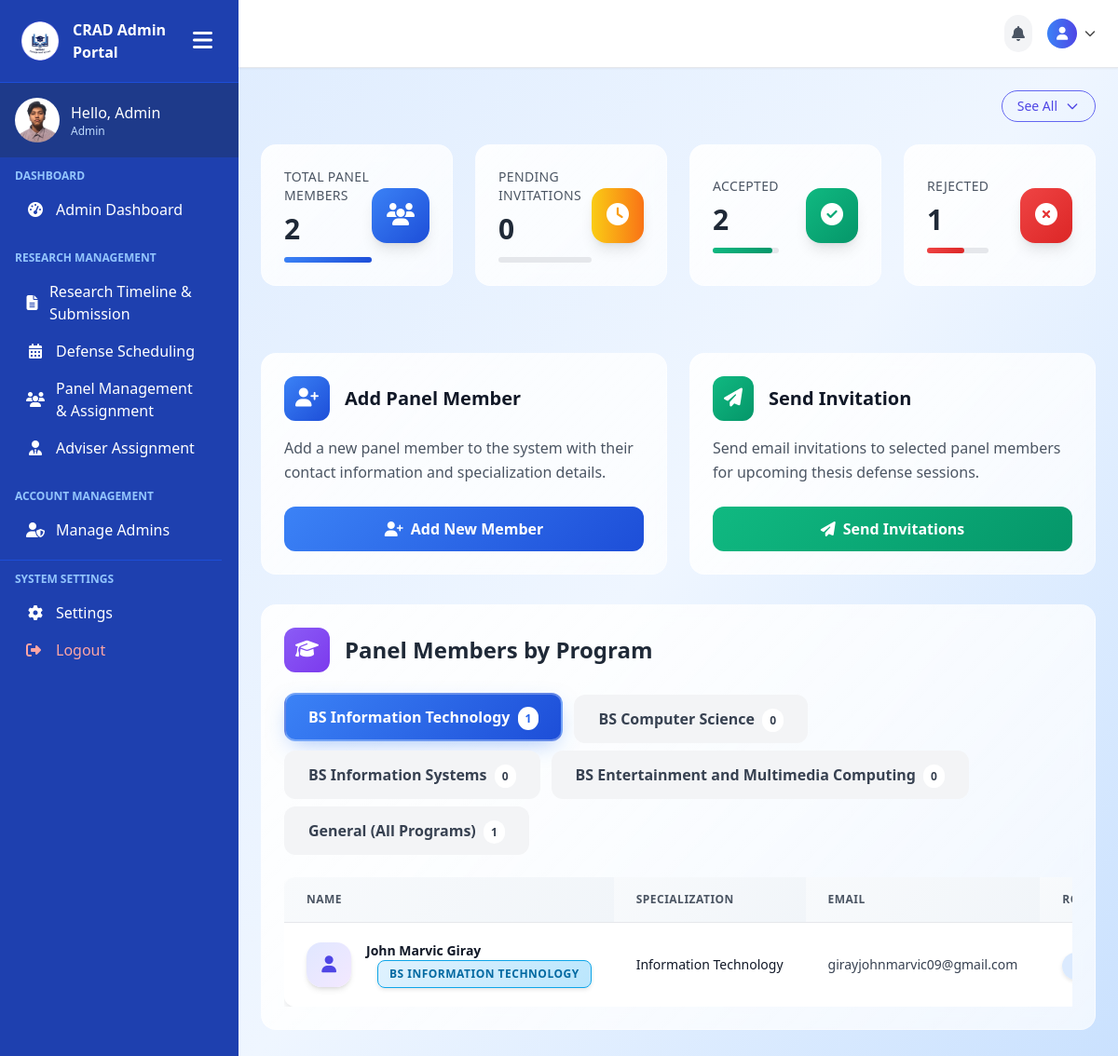
Page /admin-pages/panel-assignment.php (signed in) on the earlier database version.
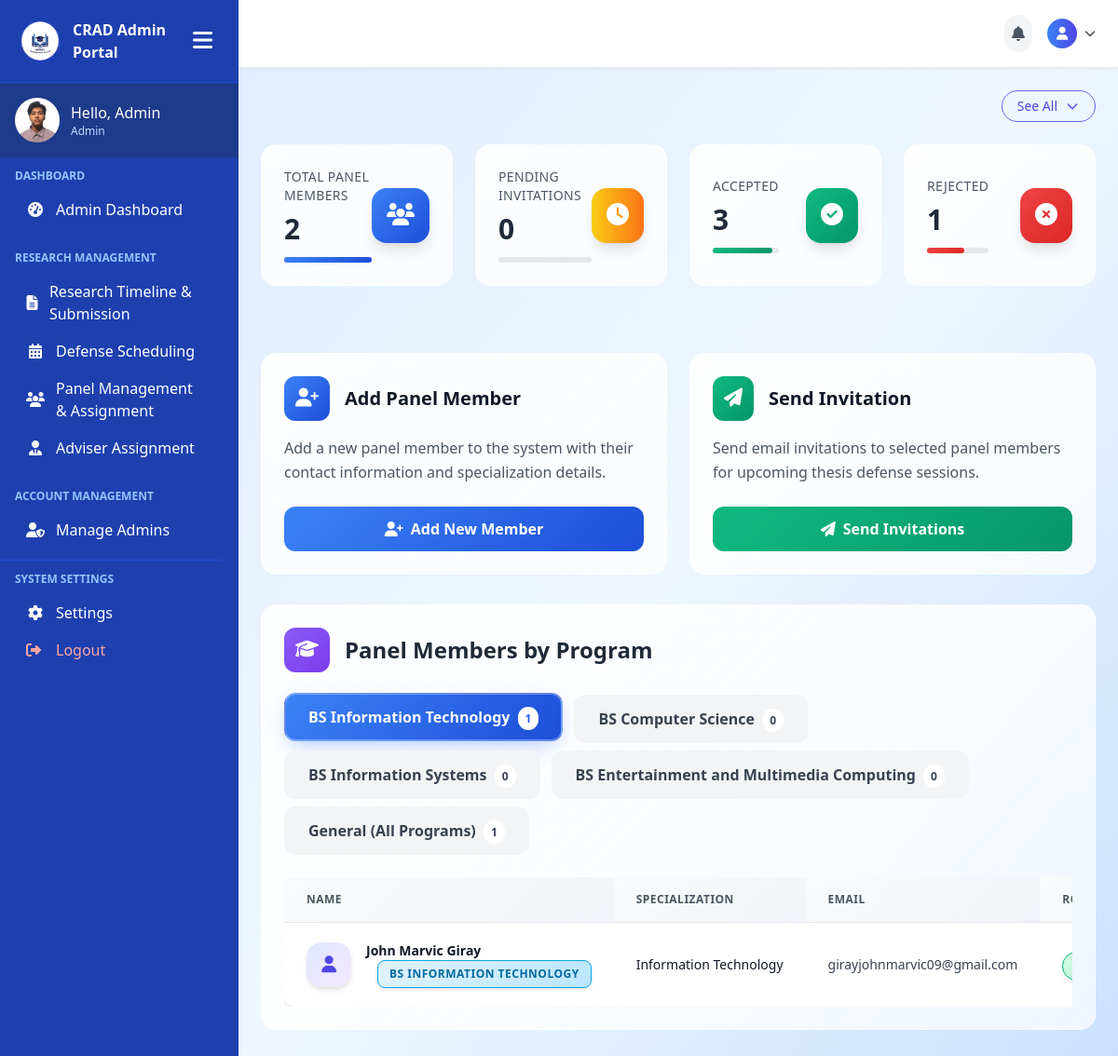
Same page on the later database version.
### admin-pages/panel-assignment.php (the view, shortened to what the changed rows need)
<?php
include('../includes/connection.php');
$programs = [
    'bsit' => 'BS Information Technology',
    'bscs' => 'BS Computer Science',
    'bsis' => 'BS Information Systems',
    'bsemc' => 'BS Entertainment and Multimedia Computing',
    'general' => 'General (All Programs)'
];
$panel_query = "SELECT * FROM panel_members ORDER BY program, last_name, first_name";
$panel_result = $conn->query($panel_query);
$panel_members_by_program = [];
while ($row = $panel_result->fetch_assoc()) {
    $program = $row['program'];
    if (!isset($panel_members_by_program[$program])) {
        $panel_members_by_program[$program] = [];
    }
    $panel_members_by_program[$program][] = $row;
}
$stats_query = "SELECT
    COUNT(*) as total_invitations,
    SUM(CASE WHEN status = 'pending' THEN 1 ELSE 0 END) as pending,
    SUM(CASE WHEN status = 'accepted' THEN 1 ELSE 0 END) as accepted,
    SUM(CASE WHEN status = 'rejected' THEN 1 ELSE 0 END) as rejected
    FROM panel_invitations";
$stats_result = $conn->query($stats_query);
$stats = $stats_result->fetch_assoc();
?>
<!DOCTYPE html>
<html lang="en">
<head>
    <script src="https://cdn.tailwindcss.com"></script>
    <link rel="stylesheet" href="https://cdn.jsdelivr.net/npm/flatpickr/dist/flatpickr.min.css">
    <link rel="stylesheet" href="https://cdnjs.cloudflare.com/ajax/libs/font-awesome/6.0.0/css/all.min.css">
</head>
<body class="bg-gradient-to-br from-blue-100 via-blue-50 to-blue-200 h-screen overflow-hidden">
    <div class="min-h-screen flex">
        <?php include('../includes/admin-sidebar.php'); ?>
        <main class="flex-1 overflow-y-auto p-6">
            <div class="mb-10">
            <div class="grid grid-cols-1 md:grid-cols-4 gap-6 mb-8 animate-slide-up">
                <div class="stats-card p-6 flex items-center justify-between card-hover">
                    <div>
                        <p class="text-gray-600 font-medium text-sm uppercase tracking-wide">Accepted</p>
                        <h3 class="text-3xl font-bold text-gray-800 mt-2"><?php echo $stats['accepted'] ?? 0; ?></h3>
                        <div class="w-full bg-gray-200 rounded-full h-1.5 mt-3">
                            <div class="gradient-green h-1.5 rounded-full" style="width: <?php echo ($stats['accepted'] ?? 0) > 0 ? '90%' : '0%'; ?>"></div>
                        </div>
                    </div>
                </div>
            </div>
</div>
            <div class="stats-card p-6 mb-8 animate-scale-in">
                <div class="flex items-center mb-6">
                    <h2 class="text-2xl font-bold text-gray-800">
                        Panel Members by Program
                    </h2>
                </div>
                <?php
                $first = true;
                foreach ($programs as $program_key => $program_name):
                    $members = $panel_members_by_program[$program_key] ?? [];
                ?>
                <div class="program-content <?php echo $first ? 'active' : ''; ?>" id="program-<?php echo $program_key; ?>">
                    <?php if (count($members) > 0): ?>
                        <div class="overflow-x-auto">
                            <table class="min-w-full divide-y divide-gray-200 enhanced-table">
                                <thead>
                                    <tr>
                                        <th scope="col" class="px-6 py-4 text-left text-xs font-medium text-gray-600 uppercase tracking-wider">Name</th>
                                        <th scope="col" class="px-6 py-4 text-left text-xs font-medium text-gray-600 uppercase tracking-wider">Specialization</th>
                                        <th scope="col" class="px-6 py-4 text-left text-xs font-medium text-gray-600 uppercase tracking-wider">Email</th>
                                        <th scope="col" class="px-6 py-4 text-left text-xs font-medium text-gray-600 uppercase tracking-wider">Role</th>
                                    </tr>
                                </thead>
                            </table>
                        </div>
                    <?php endif; ?>
                </div>
                <?php
                $first = false;
                endforeach;
                ?>
            </div>
</body>
</html>

Differences in the rows shown:
changed panel_members "John Marvic": role "member" → "chairperson" (drawn)
Other differences:
$stats['accepted']: "2" → "3"
